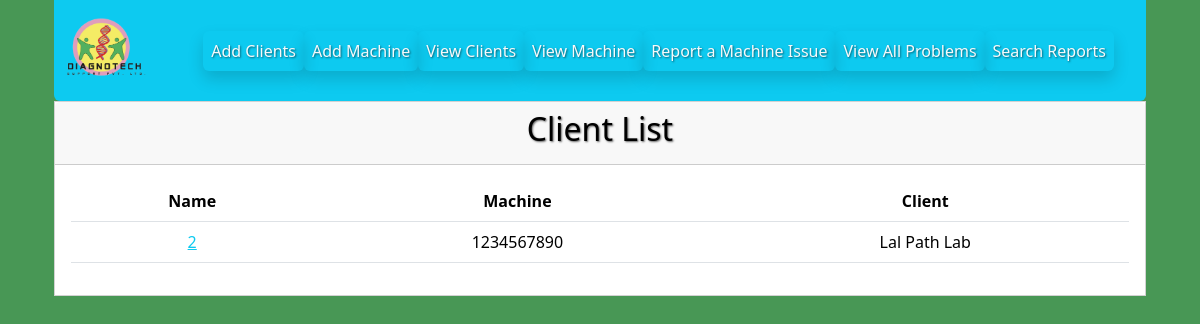
Screenshot of /search-problem/Lal Path Lab (signed in) with the database file from the repository.
### digidiagno/models/problemmodel.py (models this page shows, shortened)
class ProblemModel(models.Model):
        client = models.ForeignKey(ClientModel, null=True, blank=True, related_name='problem_client', on_delete=models.CASCADE)
        machine = models.ForeignKey(MachineModel, null=True,blank=True, related_name='problem_machine', on_delete=models.CASCADE)
        engineer = models.ForeignKey(User, on_delete=models.CASCADE)
        date = models.DateTimeField(auto_now=True)
        end_date = models.DateField(blank=True, null=True, )
        remarks = models.CharField(max_length=1024)
        service_rendered = models.CharField(max_length=2048)
        name = models.CharField(max_length=50)
        status = models.CharField(max_length=100, choices=status_choices, default='Processing')
        image = models.ImageField(upload_to='static/media/img/report_uploads', height_field=None, null=True, blank=True, width_field=None, max_length=None)
        system_down = models.BooleanField(null=True, blank=True)
        backup = models.BooleanField(null=True, blank=True)
        defects = models.CharField(max_length=2048, blank=True, null =True)
        location_of_problem = models.CharField(max_length=2048, blank=True, null =True)
        status_after_service = models.CharField(max_length=2048, blank=True, null =True)
        client_signature = JSignatureField(null=True)
        class Meta:
            ordering = ['-id']

### digidiagno/models/machinemodel.py (models this page shows)
class MachineModel(models.Model):
        machine_name = models.CharField( max_length=50, unique=True)
        machine_serial_number = models.CharField(max_length=50, unique=True)
        client = models.ForeignKey(ClientModel, null=True, blank=True, related_name='machine', on_delete=models.CASCADE)
        model = models.CharField(max_length=100, choices=status_choices, default='Processing')
        install_location = models.CharField(max_length=50, null=True, blank=True)
        class Meta:
            ordering = ['-id']
        def __str__(self):
                return self.machine_serial_number

### digidiagno/models/clientmodel.py (models this page shows, shortened)
class ClientModel(models.Model):
    client_name = models.CharField( max_length=50)
    client_address = models.CharField( max_length=50)
    client_contact = models.CharField( max_length=50)
    contact_number = models.CharField(max_length=50, blank=True, null=True)
    contact_email = models.CharField(max_length=50, blank=True, null=True)
    warranty_amc_status = models.CharField(max_length=50, choices=choice, blank=True, null=True)
    class Meta:
            ordering = ['-id']
    def __str__(self):
                return self.client_name

### digidiagno/views/problemview.py (the view)
# urls.py: path('search-problem/<str:client_name>', ProblemView.view_problems_by_name, name='view_problems_name'),
   @login_required
   def view_problems_by_name(request, client_name):
      print("view_problems_by_name called")
      query = client_name
      query = urllib.parse.unquote(query)
      print(f"{query}")
      results_name = None
      no_results = False
      if query:
        print(" inside if view_problems_by_name called")
        results_name = ProblemModel.objects.filter(client__client_name__icontains=query)
        paginator = Paginator(results_name,10)
        page_number = request.GET.get('page')
        page_obj = paginator.get_page(page_number)
        print(results_name.query)
      else:
         no_results = True
         page_obj = ProblemModel.objects.all()
      return render(request,'view_client_machine.html', {'problems_name':page_obj,'no_results':no_results, 'page_obj':page_obj })

### digidiagno/templates/view_client_machine.html (shortened to what this page needs)
{% extends "base.html" %}
{% block content %}
{% if user.is_authenticated %}
{% include "header.html" %}
{% else %}
<p>You are not logged in! Please login first</p>
<a href="{% url 'login' %}"><button>
    Go To Login
</button></a>
{% endif %}
<div class="container">
    <div class="row justify-content-center">
        <div class="col-12">
            <div class="card text-center rounded-0 ">
                <div class="card-header text-black"> <h2 class="h2 text-black">Client List</h2></div>
                <div class="card-body table-responsive">
            <table class="table text-black">
                <tr>
                    <th>Name</th>
                    <th>Machine</th>
                    <th>Client</th>
                </tr>
                {% for x in problems_name  %}
                        <tr>
                        <td><a href="#" class="link-info">{{ x.id }}</a></td>
                        <td>{{ x.machine }}</td>
                        <td>{{ x.client }}</td>
                        </tr>
                        {% endfor %}
                    </table>
                    </div>
                    </div>
                    </div>
        </div>
    </div>
</div>
    {% endblock %}

### staticfiles/css/custom.css (style rules this page uses)
body { background-color: #489755 !important; }
h1,h2 { color: aliceblue; text-shadow: 1px 1px 2px rgba(0, 0, 0, 0.60) !important; }
table { color:white; }

### rows the page displays
ProblemModel: id "2", machine "1234567890", client "Lal Path Lab"
